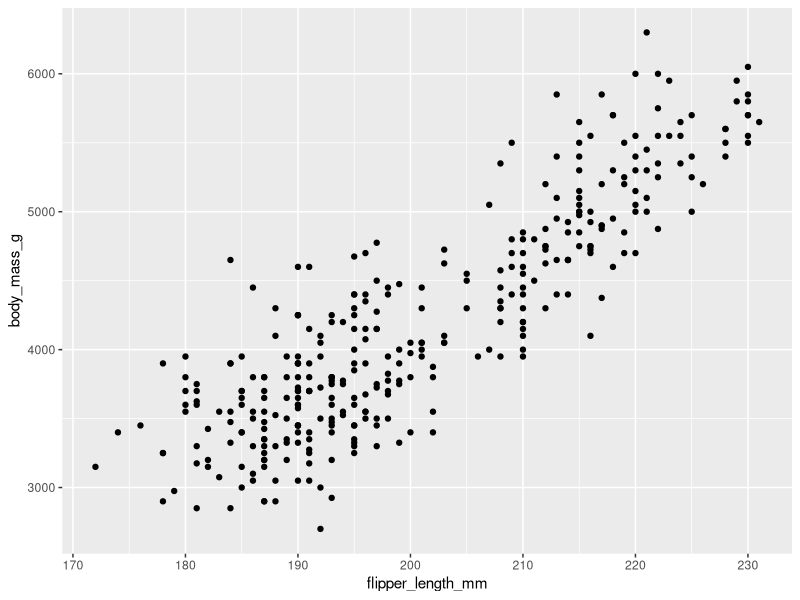
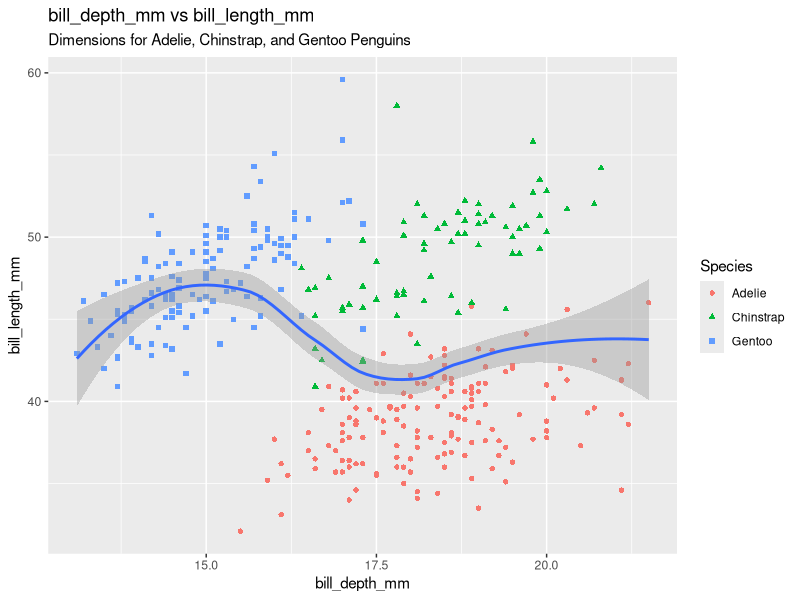
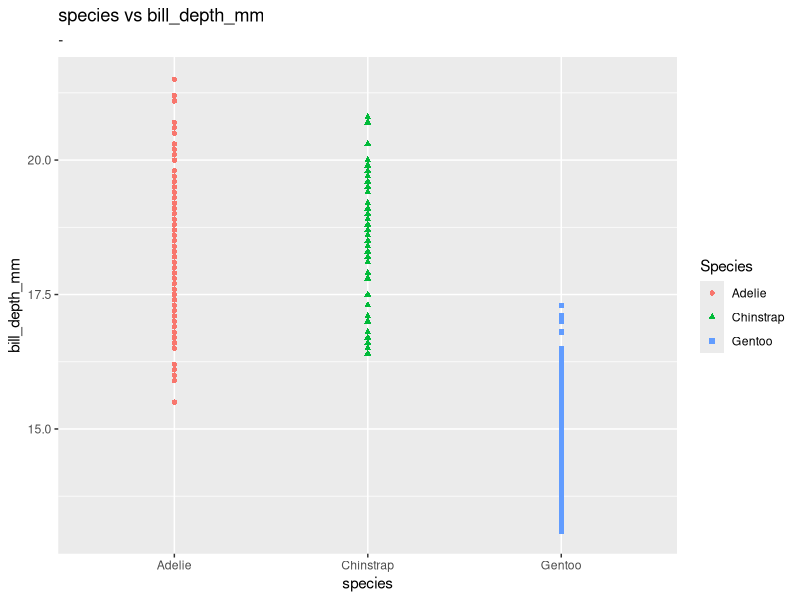
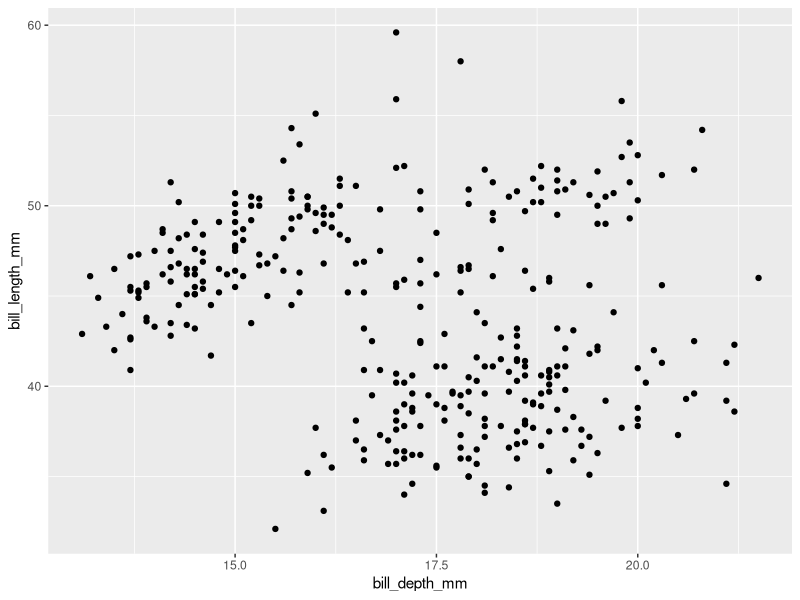
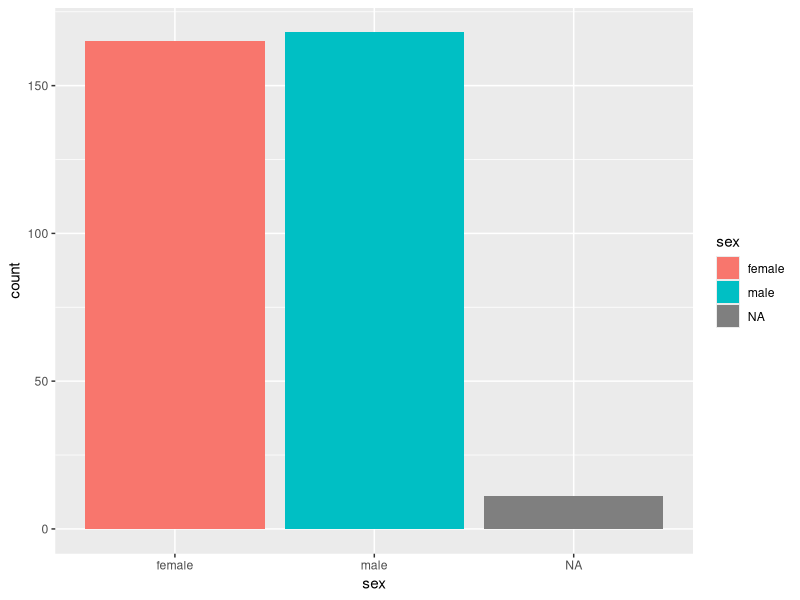
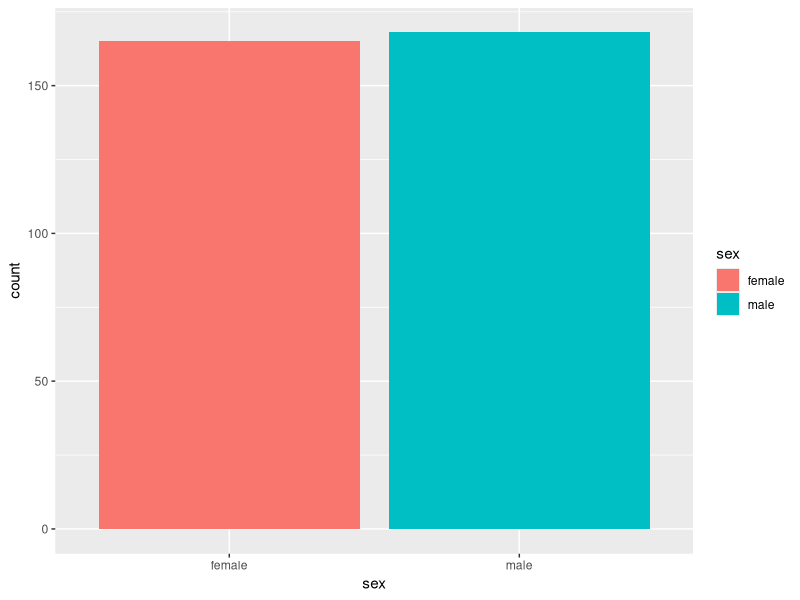
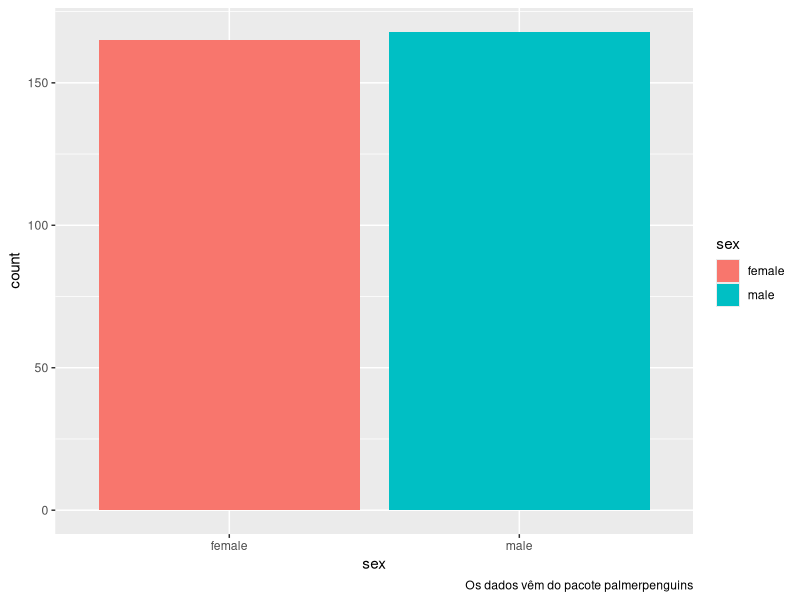
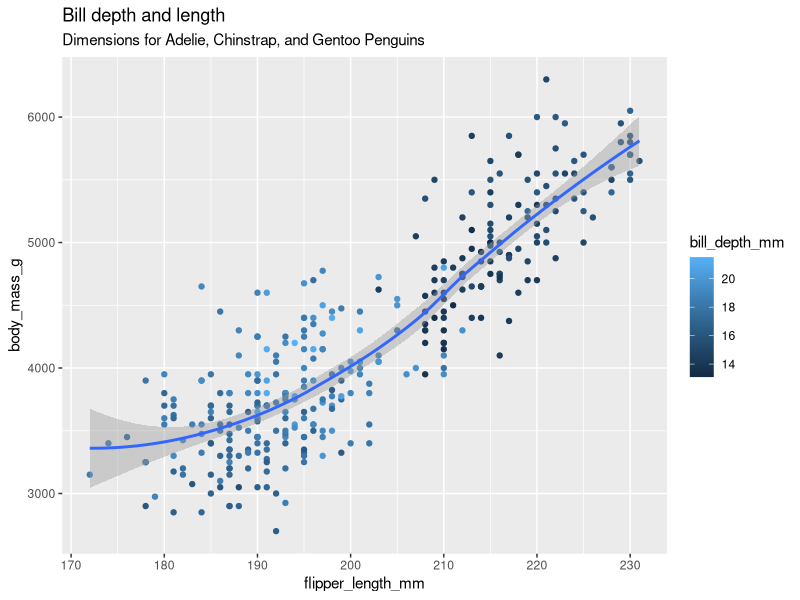

Write R code to recreate these figures, in order.
## ---- chunk 1
install.packages("tidyverse")
install.packages("palmerpenguins")
## ---- chunk 2
install.packages("skimr")
## ---- chunk 3
library(tidyverse)
library(palmerpenguins)
## ---- chunk 4
library(skimr)
## ---- chunk 5
penguins
glimpse(penguins)
## ---- chunk 6
skim_without_charts(penguins)
## ---- chunk 7
?penguins
## ---- chunk 8
ggplot(
  data = penguins,
  mapping = aes(x = flipper_length_mm, y = body_mass_g)
) +
  geom_point()
#> Warning: Removed 2 rows containing missing values (`geom_point()`).
## ---- chunk 9
ggplot(
  data = penguins,
  mapping = aes(x = bill_depth_mm, y = bill_length_mm)
) +
  geom_point(aes(color = species, shape = species)) +
  geom_smooth() +
  labs(
    title = "bill_depth_mm vs bill_length_mm",
    subtitle = "Dimensions for Adelie, Chinstrap, and Gentoo Penguins",
    x = "bill_depth_mm",
    y = "bill_length_mm",
    color = "Species",
    shape = "Species"
  )
## ---- chunk 10
ggplot(
  data = penguins,
  mapping = aes(x = species, y = bill_depth_mm)
) +
  geom_point(aes(color = species, shape = species)) +
  geom_smooth() +
  labs(
    title = "species vs bill_depth_mm",
    subtitle = "-",
    x = "species",
    y = "bill_depth_mm",
    color = "Species",
    shape = "Species"
  )
## ---- chunk 11
# adicionando variáveis para o plot.
ggplot(
  penguins,
  aes(
    x = bill_depth_mm,
    y = bill_length_mm
  )
) +
  geom_point()
## ---- chunk 12
print(penguins)
## ---- chunk 13
ggplot(
  penguins,
  aes(
    x = sex, # x is neighborhood
    fill = sex
  )
) + # fill is neighborhood
  geom_bar()
## ---- chunk 14
penguins %>%
  filter(!is.na(sex)) %>% # filter on non-missing values
  ggplot(aes(
    x = sex, # x is sex
    fill = sex
  )) + # fill is sex
  geom_bar()
## ---- chunk 15
penguins %>%
  filter(!is.na(sex)) %>% # filter on non-missing values
  ggplot(aes(
    x = sex, # x is sex
    fill = sex
  )) + # fill is sex
  geom_bar() + labs(caption = "Os dados vêm do pacote palmerpenguins")
# https://agrogan1.github.io/myposts/remove-NA-from-ggplot.html
## ---- chunk 16
# colour = "bill_depth_mm"
# geom
ggplot(
  data = penguins,
  mapping = aes(
    x = flipper_length_mm,
    y = body_mass_g,
    colour = bill_depth_mm
  )
) +
  geom_point() +
  geom_smooth() +
  labs(
    title = "Bill depth and length",
    subtitle = "Dimensions for Adelie, Chinstrap, and Gentoo Penguins",
    x = "flipper_length_mm", y = "body_mass_g",
    colour = "bill_depth_mm"
  )
## ---- chunk 17
ggplot(
  data = penguins,
  mapping = aes(x = flipper_length_mm, y = body_mass_g, color = island)
) +
  geom_point() +
  geom_smooth(se = FALSE)
## ---- chunk 18
# O mesmo gráfico. Pois você só está variando os dados de plot para local e global.
